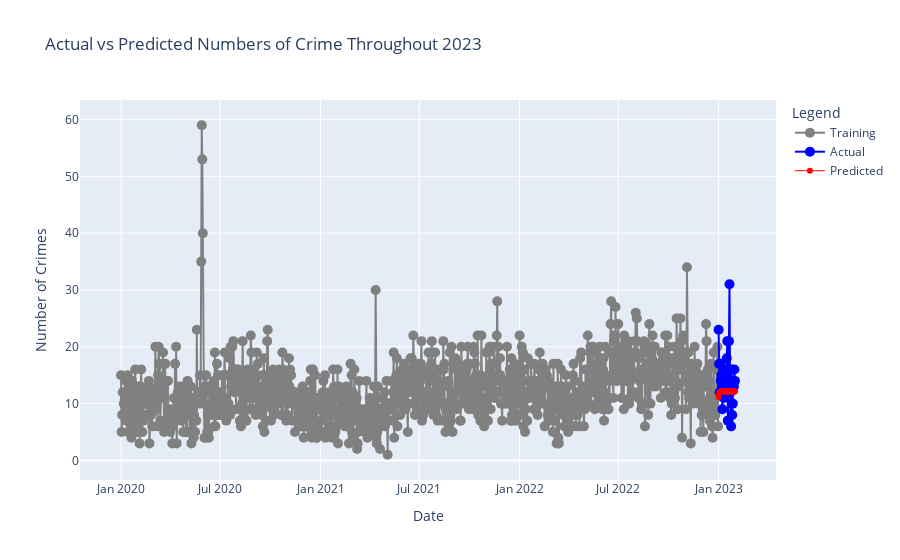

The cell this chart's notebook holds for it:
### Markdown cell above
# Linear Regression

### Code cell
# DAILY PREDICTIONS
df_daily_crime = pd.DataFrame(daily_crimedata)
# df_daily_crime.merge(right=msp_weather,left_)
df_daily_crime['Lagged_Crime_Count'] = df_daily_crime['Crime_Count'].shift(1)
df_daily_crime['Rolling_Weekly_Mean'] = df_daily_crime['Crime_Count'].rolling(window=7).mean()
df_daily_crime['Day_of_Week'] = df_daily_crime.index.dayofweek
df_daily_crime['Month'] = df_daily_crime.index.month
df_daily_crime.dropna(inplace=True)
# Merge weather data on date and clean up data
# df_daily_crime.merge(right=msp_weather,left_index=True,right_on='Date')
df_daily_crime_merge = pd.merge(left=df_daily_crime,right=msp_weather,left_index=True,right_on='Date')
# df_daily_crime_merge.drop('Date',axis=1,inplace=True)
weathercols = ['Precipitation (inches)','Snow (inches)','Snow Depth (inches)']
# fill NA; Replace "T" from weather data
df_daily_crime_merge.replace("T",np.NaN,inplace=True)
# df_daily_crime_merge[weathercols] = df_daily_crime_merge[weathercols].fillna(method='ffill')
df_daily_crime_merge.set_index('Date',inplace=True)
df_daily_crime_merge['Precipitation (inches)'] = df_daily_crime_merge['Precipitation (inches)'].fillna(method='ffill').astype(float)
df_daily_crime_merge['Snow (inches)'] = df_daily_crime_merge['Snow (inches)'].fillna(method='ffill').astype(float)
df_daily_crime_merge['Snow Depth (inches)'] = df_daily_crime_merge['Snow Depth (inches)'].fillna(method='ffill').astype(float)
# Are there ANY NaN values left?
df_daily_crime_merge.isna().any()
# Yes. In the Snow Depth column. Let's fill these with 0
df_daily_crime_merge['Snow Depth (inches)'].fillna(0, inplace=True)

# Calculate the correlation matrix
corr_matrix = df_daily_crime_merge.corr()
# Get the absolute correlation values with 'Crime_Count'
corr_with_target = corr_matrix['Crime_Count'].abs()
# Filter variables with correlation above the arbitrary threshold
vars_with_predpower = corr_with_target[corr_with_target > 0.25].index.tolist()
df_daily_crime_merge = df_daily_crime_merge[vars_with_predpower]
df_daily_crime_merge

### Figure 1 — Plotly figure (JSON) as saved in the notebook; plotly's stock layout.template omitted (floating-point values rounded to 4 significant figures; data arrays with more than 128 entries replaced by an {"elided": "..."} marker saying what was removed)
{"data": [{"line": {"width": 2}, "marker": {"color": "grey", "size": 10}, "mode": "lines+markers", "name": "Training", "x": {"elided": "1096 str values"}, "y": {"elided": "1096 int values"}, "type": "scatter"}, {"line": {"width": 2}, "marker": {"color": "blue", "size": 10}, "mode": "lines+markers", "name": "Actual", "x": ["2023-01-01T00:00:00+00:00", "2023-01-02T00:00:00+00:00", "2023-01-03T00:00:00+00:00", "2023-01-04T00:00:00+00:00", "2023-01-05T00:00:00+00:00", "2023-01-06T00:00:00+00:00", "2023-01-07T00:00:00+00:00", "2023-01-08T00:00:00+00:00", "2023-01-09T00:00:00+00:00", "2023-01-10T00:00:00+00:00", "2023-01-11T00:00:00+00:00", "2023-01-12T00:00:00+00:00", "2023-01-13T00:00:00+00:00", "2023-01-14T00:00:00+00:00", "2023-01-15T00:00:00+00:00", "2023-01-16T00:00:00+00:00", "2023-01-17T00:00:00+00:00", "2023-01-18T00:00:00+00:00", "2023-01-19T00:00:00+00:00", "2023-01-20T00:00:00+00:00", "2023-01-21T00:00:00+00:00", "2023-01-22T00:00:00+00:00", "2023-01-23T00:00:00+00:00", "2023-01-24T00:00:00+00:00", "2023-01-25T00:00:00+00:00", "2023-01-26T00:00:00+00:00", "2023-01-27T00:00:00+00:00", "2023-01-28T00:00:00+00:00", "2023-01-29T00:00:00+00:00", "2023-01-30T00:00:00+00:00", "2023-01-31T00:00:00+00:00"], "y": [23, 17, 12, 17, 14, 15, 13, 9, 13, 14, 11, 12, 14, 14, 16, 18, 21, 7, 7, 21, 31, 14, 12, 6, 16, 8, 10, 14, 13, 16, 14], "type": "scatter"}, {"line": {"width": 1}, "marker": {"color": "red"}, "mode": "lines+markers", "name": "Predicted", "x": ["2023-01-01T00:00:00+00:00", "2023-01-02T00:00:00+00:00", "2023-01-03T00:00:00+00:00", "2023-01-04T00:00:00+00:00", "2023-01-05T00:00:00+00:00", "2023-01-06T00:00:00+00:00", "2023-01-07T00:00:00+00:00", "2023-01-08T00:00:00+00:00", "2023-01-09T00:00:00+00:00", "2023-01-10T00:00:00+00:00", "2023-01-11T00:00:00+00:00", "2023-01-12T00:00:00+00:00", "2023-01-13T00:00:00+00:00", "2023-01-14T00:00:00+00:00", "2023-01-15T00:00:00+00:00", "2023-01-16T00:00:00+00:00", "2023-01-17T00:00:00+00:00", "2023-01-18T00:00:00+00:00", "2023-01-19T00:00:00+00:00", "2023-01-20T00:00:00+00:00", "2023-01-21T00:00:00+00:00", "2023-01-22T00:00:00+00:00", "2023-01-23T00:00:00+00:00", "2023-01-24T00:00:00+00:00", "2023-01-25T00:00:00+00:00", "2023-01-26T00:00:00+00:00", "2023-01-27T00:00:00+00:00", "2023-01-28T00:00:00+00:00", "2023-01-29T00:00:00+00:00", "2023-01-30T00:00:00+00:00", "2023-01-31T00:00:00+00:00"], "y": [11.19, 11.76, 12.0, 12.1, 12.14, 12.15, 12.16, 12.16, 12.16, 12.16, 12.15, 12.15, 12.15, 12.15, 12.15, 12.15, 12.14, 12.14, 12.14, 12.14, 12.14, 12.14, 12.14, 12.13, 12.13, 12.13, 12.13, 12.13, 12.13, 12.13, 12.12], "type": "scatter"}], "layout": {"title": {"text": "Actual vs Predicted Numbers of Crime Throughout 2023"}, "xaxis": {"title": {"text": "Date"}}, "yaxis": {"title": {"text": "Number of Crimes"}}, "legend": {"title": {"text": "Legend"}}}}
